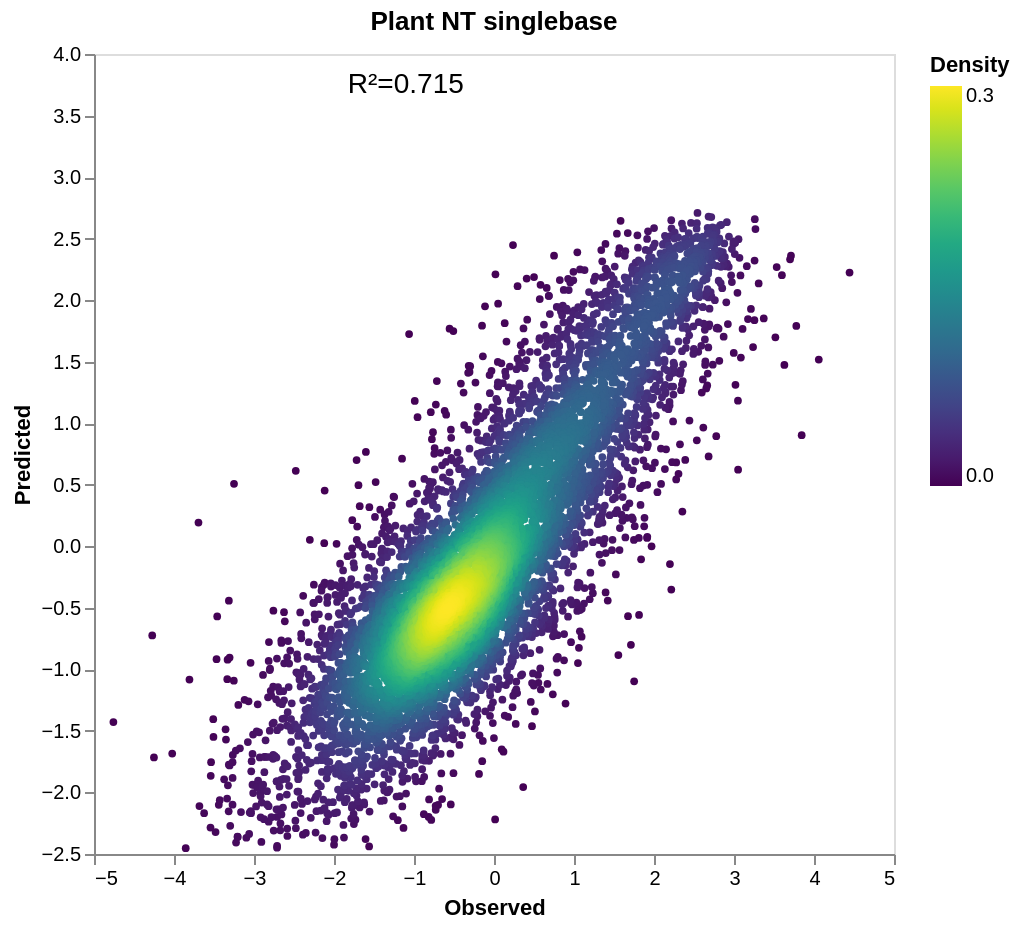

The code cell stored with this chart in its notebook:
### Code cell
metrics["scatter"]["r2"] = metrics["r2"]
plot_scatter({"Plant NT singlebase": metrics["scatter"]}, show_score=True)

### Figure 1 — Vega-Lite specification as saved in the notebook (floating-point values rounded to 4 significant figures; data arrays with more than 128 entries replaced by an {"elided": "..."} marker saying what was removed)
{"config": {"view": {"continuousWidth": 300, "continuousHeight": 300}, "axis": {"grid": false}}, "layer": [{"data": {"name": "data-86056487a68da6ef0ae1145186daa519"}, "mark": {"type": "point", "filled": true, "opacity": 1, "size": 15}, "encoding": {"color": {"field": "density", "legend": {"title": "Density"}, "scale": {"scheme": "viridis"}, "type": "quantitative"}, "tooltip": [{"field": "experiment", "type": "quantitative"}, {"field": "predicted", "type": "quantitative"}, {"field": "density", "type": "quantitative"}], "x": {"field": "experiment", "title": "Observed", "type": "quantitative"}, "y": {"field": "predicted", "title": "Predicted", "type": "quantitative"}}, "title": "Plant NT singlebase"}, {"data": {"name": "empty"}, "mark": {"type": "text", "align": "left", "baseline": "top", "dx": 5, "dy": 5, "size": 14}, "encoding": {"text": {"datum": "R²=0.715"}, "x": {"datum": -1.952}, "y": {"datum": 3.944}}}], "height": 400, "width": 400, "$schema": "https://vega.github.io/schema/vega-lite/v6.1.0.json", "datasets": {"data-86056487a68da6ef0ae1145186daa519": {"elided": "7595 records"}, "empty": [{}]}}
